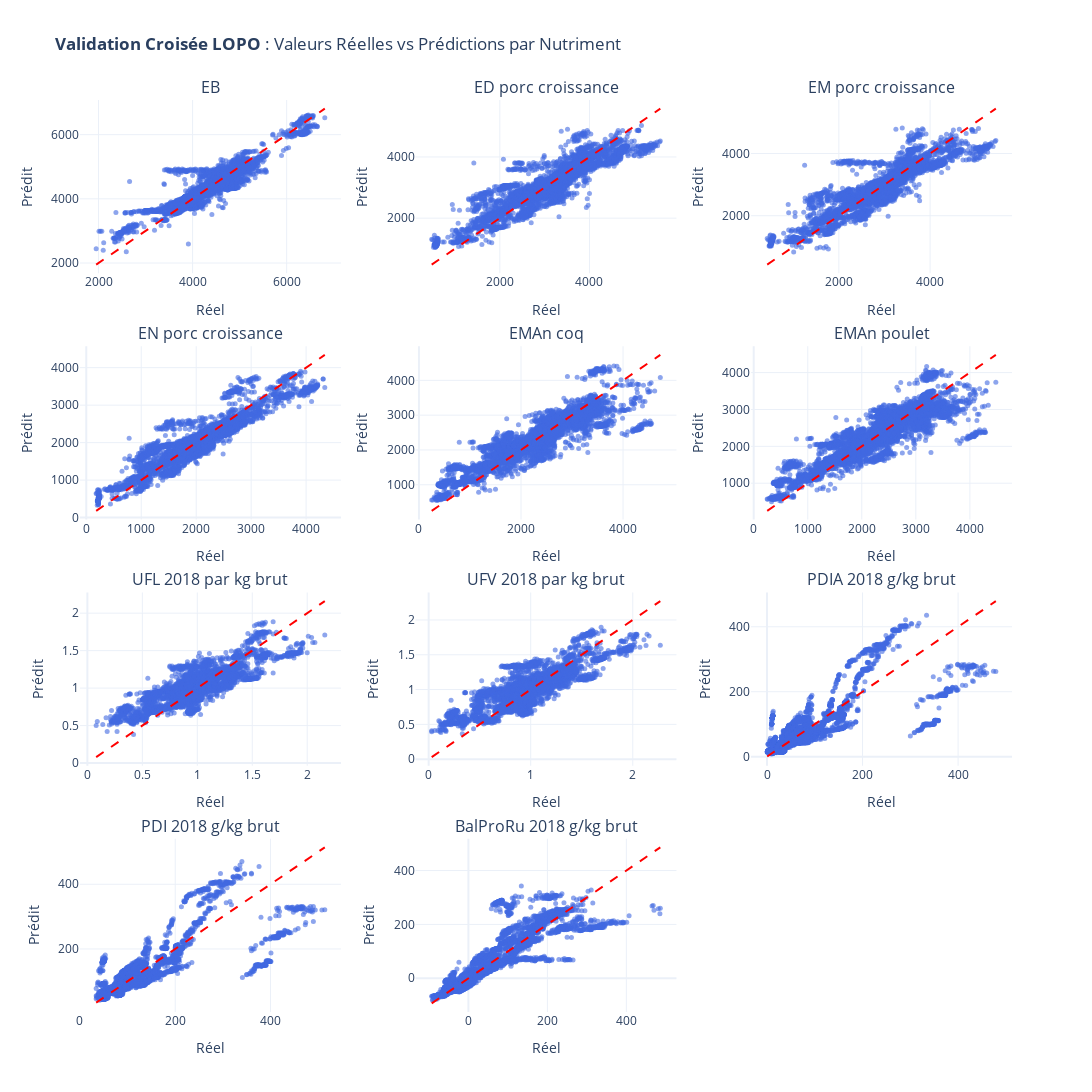

Source (notebook cell):
### Code cell
import plotly.subplots as sp
import plotly.graph_objects as go

# 1. On reformate les données agrégées
y_true_final = np.vstack(all_y_true)
y_pred_final = np.vstack(all_y_pred)

# 2. Configuration de la grille (ex: 4 lignes, 3 colonnes pour 11 cibles)
rows, cols = 4, 3
fig = sp.make_subplots(
    rows=rows, cols=cols, 
    subplot_titles=[v.split(' (')[0] for v in vars_cibles],
    vertical_spacing=0.08,
    horizontal_spacing=0.08
)

for i, name in enumerate(vars_cibles):
    curr_row = (i // cols) + 1
    curr_col = (i % cols) + 1
    
    # Données pour cette cible
    yt = y_true_final[:, i]
    yp = y_pred_final[:, i]
    
    # Scatter plot
    fig.add_trace(
        go.Scatter(
            x=yt, y=yp, 
            mode='markers',
            marker=dict(size=5, opacity=0.6, color='royalblue'),
            name=name.split(' (')[0],
            showlegend=False
        ),
        row=curr_row, col=curr_col
    )
    
    # Ligne d'identité (x = y)
    min_val = min(yt.min(), yp.min())
    max_val = max(yt.max(), yp.max())
    fig.add_trace(
        go.Scatter(
            x=[min_val, max_val], y=[min_val, max_val],
            mode='lines',
            line=dict(color='red', dash='dash'),
            showlegend=False
        ),
        row=curr_row, col=curr_col
    )
    
    # Labels
    fig.update_xaxes(title_text="Réel", row=curr_row, col=curr_col)
    fig.update_yaxes(title_text="Prédit", row=curr_row, col=curr_col)

fig.update_layout(
    height=1200, width=1100,
    title_text="<b>Validation Croisée LOPO</b> : Valeurs Réelles vs Prédictions par Nutriment",
    template='plotly_white'
)
fig.show()

### Figure 1 — Plotly figure (JSON) as saved in the notebook; plotly's stock layout.template omitted (floating-point values rounded to 4 significant figures; data arrays with more than 128 entries replaced by an {"elided": "..."} marker saying what was removed)
{"data": [{"marker": {"color": "royalblue", "opacity": 0.6, "size": 5}, "mode": "markers", "name": "EB", "showlegend": false, "type": "scatter", "x": {"elided": "6352 float values"}, "xaxis": "x", "y": {"elided": "6352 float values"}, "yaxis": "y"}, {"line": {"color": "red", "dash": "dash"}, "mode": "lines", "showlegend": false, "type": "scatter", "x": [1950, 6810], "xaxis": "x", "y": [1950, 6810], "yaxis": "y"}, {"marker": {"color": "royalblue", "opacity": 0.6, "size": 5}, "mode": "markers", "name": "ED porc croissance", "showlegend": false, "type": "scatter", "x": {"elided": "6352 float values"}, "xaxis": "x2", "y": {"elided": "6352 float values"}, "yaxis": "y2"}, {"line": {"color": "red", "dash": "dash"}, "mode": "lines", "showlegend": false, "type": "scatter", "x": [480, 5580], "xaxis": "x2", "y": [480, 5580], "yaxis": "y2"}, {"marker": {"color": "royalblue", "opacity": 0.6, "size": 5}, "mode": "markers", "name": "EM porc croissance", "showlegend": false, "type": "scatter", "x": {"elided": "6352 float values"}, "xaxis": "x3", "y": {"elided": "6352 float values"}, "yaxis": "y3"}, {"line": {"color": "red", "dash": "dash"}, "mode": "lines", "showlegend": false, "type": "scatter", "x": [430, 5440], "xaxis": "x3", "y": [430, 5440], "yaxis": "y3"}, {"marker": {"color": "royalblue", "opacity": 0.6, "size": 5}, "mode": "markers", "name": "EN porc croissance", "showlegend": false, "type": "scatter", "x": {"elided": "6352 float values"}, "xaxis": "x4", "y": {"elided": "6352 float values"}, "yaxis": "y4"}, {"line": {"color": "red", "dash": "dash"}, "mode": "lines", "showlegend": false, "type": "scatter", "x": [180, 4340], "xaxis": "x4", "y": [180, 4340], "yaxis": "y4"}, {"marker": {"color": "royalblue", "opacity": 0.6, "size": 5}, "mode": "markers", "name": "EMAn coq", "showlegend": false, "type": "scatter", "x": {"elided": "6352 float values"}, "xaxis": "x5", "y": {"elided": "6352 float values"}, "yaxis": "y5"}, {"line": {"color": "red", "dash": "dash"}, "mode": "lines", "showlegend": false, "type": "scatter", "x": [250, 4730], "xaxis": "x5", "y": [250, 4730], "yaxis": "y5"}, {"marker": {"color": "royalblue", "opacity": 0.6, "size": 5}, "mode": "markers", "name": "EMAn poulet", "showlegend": false, "type": "scatter", "x": {"elided": "6352 float values"}, "xaxis": "x6", "y": {"elided": "6352 float values"}, "yaxis": "y6"}, {"line": {"color": "red", "dash": "dash"}, "mode": "lines", "showlegend": false, "type": "scatter", "x": [250, 4480], "xaxis": "x6", "y": [250, 4480], "yaxis": "y6"}, {"marker": {"color": "royalblue", "opacity": 0.6, "size": 5}, "mode": "markers", "name": "UFL 2018 par kg brut", "showlegend": false, "type": "scatter", "x": {"elided": "6352 float values"}, "xaxis": "x7", "y": {"elided": "6352 float values"}, "yaxis": "y7"}, {"line": {"color": "red", "dash": "dash"}, "mode": "lines", "showlegend": false, "type": "scatter", "x": [0.08, 2.16], "xaxis": "x7", "y": [0.08, 2.16], "yaxis": "y7"}, {"marker": {"color": "royalblue", "opacity": 0.6, "size": 5}, "mode": "markers", "name": "UFV 2018 par kg brut", "showlegend": false, "type": "scatter", "x": {"elided": "6352 float values"}, "xaxis": "x8", "y": {"elided": "6352 float values"}, "yaxis": "y8"}, {"line": {"color": "red", "dash": "dash"}, "mode": "lines", "showlegend": false, "type": "scatter", "x": [0.03, 2.27], "xaxis": "x8", "y": [0.03, 2.27], "yaxis": "y8"}, {"marker": {"color": "royalblue", "opacity": 0.6, "size": 5}, "mode": "markers", "name": "PDIA 2018 g/kg brut", "showlegend": false, "type": "scatter", "x": {"elided": "6352 float values"}, "xaxis": "x9", "y": {"elided": "6352 float values"}, "yaxis": "y9"}, {"line": {"color": "red", "dash": "dash"}, "mode": "lines", "showlegend": false, "type": "scatter", "x": [0.4, 479], "xaxis": "x9", "y": [0.4, 479], "yaxis": "y9"}, {"marker": {"color": "royalblue", "opacity": 0.6, "size": 5}, "mode": "markers", "name": "PDI 2018 g/kg brut", "showlegend": false, "type": "scatter", "x": {"elided": "6352 float values"}, "xaxis": "x10", "y": {"elided": "6352 float values"}, "yaxis": "y10"}, {"line": {"color": "red", "dash": "dash"}, "mode": "lines", "showlegend": false, "type": "scatter", "x": [34, 514], "xaxis": "x10", "y": [34, 514], "yaxis": "y10"}, {"marker": {"color": "royalblue", "opacity": 0.6, "size": 5}, "mode": "markers", "name": "BalProRu 2018 g/kg brut", "showlegend": false, "type": "scatter", "x": {"elided": "6352 float values"}, "xaxis": "x11", "y": {"elided": "6352 float values"}, "yaxis": "y11"}, {"line": {"color": "red", "dash": "dash"}, "mode": "lines", "showlegend": false, "type": "scatter", "x": [-93, 486], "xaxis": "x11", "y": [-93, 486], "yaxis": "y11"}], "layout": {"annotations": [{"font": {"size": 16}, "showarrow": false, "text": "EB", "x": 0.14, "xanchor": "center", "xref": "paper", "y": 1, "yanchor": "bottom", "yref": "paper"}, {"font": {"size": 16}, "showarrow": false, "text": "ED porc croissance", "x": 0.5, "xanchor": "center", "xref": "paper", "y": 1, "yanchor": "bottom", "yref": "paper"}, {"font": {"size": 16}, "showarrow": false, "text": "EM porc croissance", "x": 0.86, "xanchor": "center", "xref": "paper", "y": 1, "yanchor": "bottom", "yref": "paper"}, {"font": {"size": 16}, "showarrow": false, "text": "EN porc croissance", "x": 0.14, "xanchor": "center", "xref": "paper", "y": 0.73, "yanchor": "bottom", "yref": "paper"}, {"font": {"size": 16}, "showarrow": false, "text": "EMAn coq", "x": 0.5, "xanchor": "center", "xref": "paper", "y": 0.73, "yanchor": "bottom", "yref": "paper"}, {"font": {"size": 16}, "showarrow": false, "text": "EMAn poulet", "x": 0.86, "xanchor": "center", "xref": "paper", "y": 0.73, "yanchor": "bottom", "yref": "paper"}, {"font": {"size": 16}, "showarrow": false, "text": "UFL 2018 par kg brut", "x": 0.14, "xanchor": "center", "xref": "paper", "y": 0.46, "yanchor": "bottom", "yref": "paper"}, {"font": {"size": 16}, "showarrow": false, "text": "UFV 2018 par kg brut", "x": 0.5, "xanchor": "center", "xref": "paper", "y": 0.46, "yanchor": "bottom", "yref": "paper"}, {"font": {"size": 16}, "showarrow": false, "text": "PDIA 2018 g/kg brut", "x": 0.86, "xanchor": "center", "xref": "paper", "y": 0.46, "yanchor": "bottom", "yref": "paper"}, {"font": {"size": 16}, "showarrow": false, "text": "PDI 2018 g/kg brut", "x": 0.14, "xanchor": "center", "xref": "paper", "y": 0.19, "yanchor": "bottom", "yref": "paper"}, {"font": {"size": 16}, "showarrow": false, "text": "BalProRu 2018 g/kg brut", "x": 0.5, "xanchor": "center", "xref": "paper", "y": 0.19, "yanchor": "bottom", "yref": "paper"}], "height": 1200, "title": {"text": "<b>Validation Croisée LOPO</b> : Valeurs Réelles vs Prédictions par Nutriment"}, "width": 1100, "xaxis": {"anchor": "y", "domain": [0, 0.28], "title": {"text": "Réel"}}, "xaxis10": {"anchor": "y10", "domain": [0, 0.28], "title": {"text": "Réel"}}, "xaxis11": {"anchor": "y11", "domain": [0.36, 0.64], "title": {"text": "Réel"}}, "xaxis12": {"anchor": "y12", "domain": [0.72, 1]}, "xaxis2": {"anchor": "y2", "domain": [0.36, 0.64], "title": {"text": "Réel"}}, "xaxis3": {"anchor": "y3", "domain": [0.72, 1], "title": {"text": "Réel"}}, "xaxis4": {"anchor": "y4", "domain": [0, 0.28], "title": {"text": "Réel"}}, "xaxis5": {"anchor": "y5", "domain": [0.36, 0.64], "title": {"text": "Réel"}}, "xaxis6": {"anchor": "y6", "domain": [0.72, 1], "title": {"text": "Réel"}}, "xaxis7": {"anchor": "y7", "domain": [0, 0.28], "title": {"text": "Réel"}}, "xaxis8": {"anchor": "y8", "domain": [0.36, 0.64], "title": {"text": "Réel"}}, "xaxis9": {"anchor": "y9", "domain": [0.72, 1], "title": {"text": "Réel"}}, "yaxis": {"anchor": "x", "domain": [0.81, 1], "title": {"text": "Prédit"}}, "yaxis10": {"anchor": "x10", "domain": [0, 0.19], "title": {"text": "Prédit"}}, "yaxis11": {"anchor": "x11", "domain": [0, 0.19], "title": {"text": "Prédit"}}, "yaxis12": {"anchor": "x12", "domain": [0, 0.19]}, "yaxis2": {"anchor": "x2", "domain": [0.81, 1], "title": {"text": "Prédit"}}, "yaxis3": {"anchor": "x3", "domain": [0.81, 1], "title": {"text": "Prédit"}}, "yaxis4": {"anchor": "x4", "domain": [0.54, 0.73], "title": {"text": "Prédit"}}, "yaxis5": {"anchor": "x5", "domain": [0.54, 0.73], "title": {"text": "Prédit"}}, "yaxis6": {"anchor": "x6", "domain": [0.54, 0.73], "title": {"text": "Prédit"}}, "yaxis7": {"anchor": "x7", "domain": [0.27, 0.46], "title": {"text": "Prédit"}}, "yaxis8": {"anchor": "x8", "domain": [0.27, 0.46], "title": {"text": "Prédit"}}, "yaxis9": {"anchor": "x9", "domain": [0.27, 0.46], "title": {"text": "Prédit"}}}}
